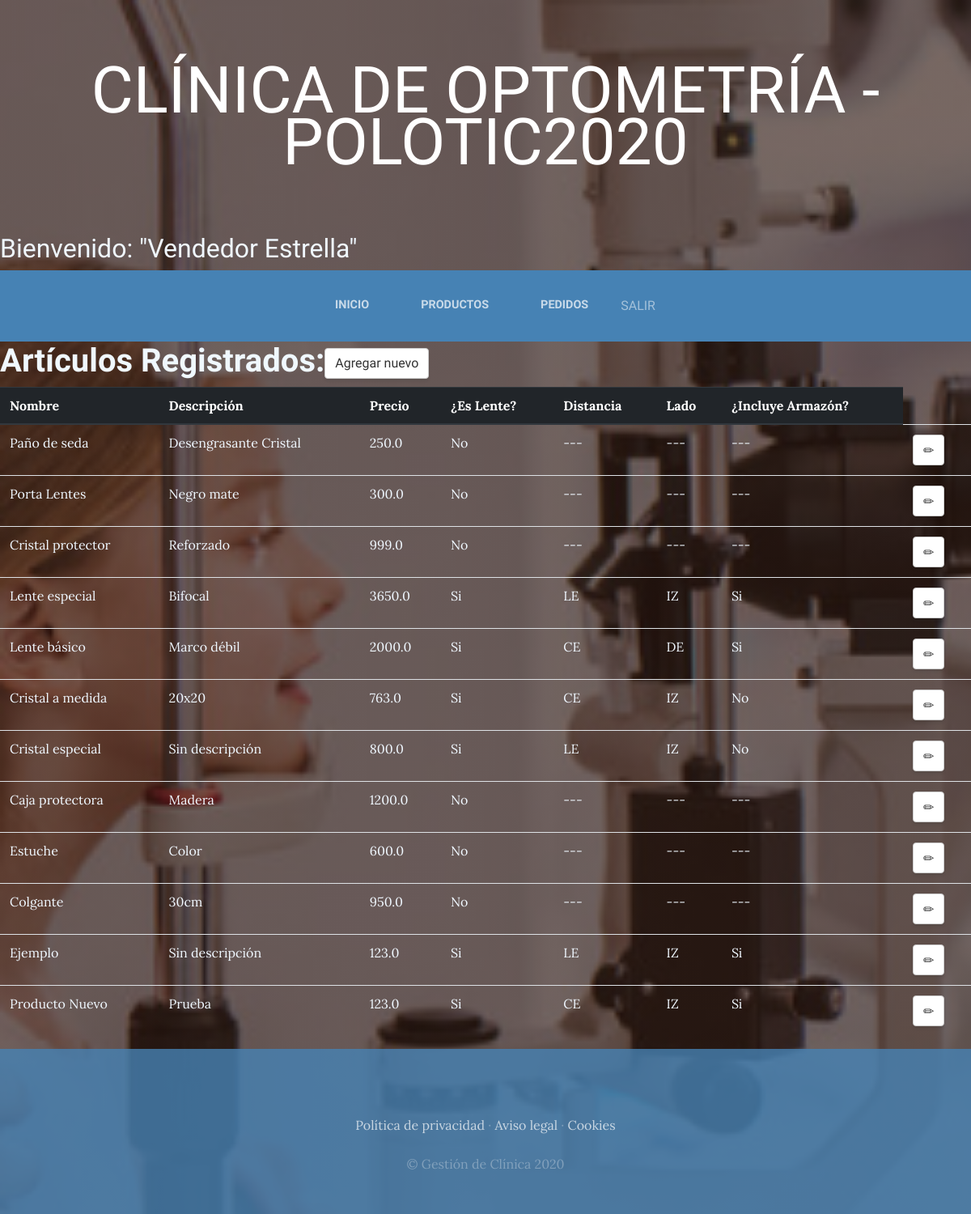
Screenshot of /product/ (signed in) with the database file from the repository.
### Ventas/models.py (models this page shows, shortened)
class Product(models.Model):
    name = models.CharField(max_length=20)
    description = models.CharField(max_length=80, null=True, blank=True)
    price = models.FloatField()
    is_glasses = models.BooleanField(default=False)
    distance = models.CharField(
        max_length=2, null=True, blank=True, choices=DIS)
    side = models.CharField(max_length=2, null=True, blank=True, choices=SIDE)
    frame = models.BooleanField(default=False, null=True, blank=True)
    created = models.DateTimeField(auto_now_add=True)
    edited = models.DateTimeField(auto_now=True)

### Ventas/views.py (the view)
# urls.py: path('product/', login_required(views.Product_list.as_view()), name="product"),
class Product_list(ListView):
    model = Product
    template_name = 'Ventas/products.html'
    context_object_name = 'products'

### Pacientes/templatetags/user_tags.py (called while the page is built)
@register.filter('has_group')
def has_group(user, group_name):
    groups = user.groups.all().values_list('name', flat=True)
    return True if group_name in groups else False

### Ventas/templates/Ventas/products.html
{% extends "Pacientes/header.html" %}
{% block content %}
<h1 style="color:aliceblue"><strong>Artículos Registrados:</strong><a class="btn btn-default" href="{% url 'product_new' %}">Agregar nuevo</span></a></h1>
<table class="table" style="color:aliceblue">
   {% if products%}
   <thead class="thead-dark">
   <tr>
    <th>Nombre</th>
    <th>Descripción</th>
    <th>Precio</th>
    <th>¿Es Lente?</th>
    <th>Distancia</th>
    <th>Lado</th>
    <th>¿Incluye Armazón?</th>
  </tr>
  </thead>
   {% for product in products %}
   <tr>
     <td>{{product.name}}</td>
     {% if product.description %}
        <td>{{product.description}}</td>
      {% else %}
        <td>Sin descripción</td>
      {% endif %}
     <td>{{product.price}}</td>
     {% if product.is_glasses %}
        <td>Si</td>
        <td>{{product.distance}}</td>
        <td>{{product.side}}</td>
        {% if product.frame %}
        <td>Si</td>
        {% else %}
        <td>No</td>
        {% endif %}
      {% else %}
        <td>No</td>
        <td>---</td>
        <td>---</td>
        <td>---</td>
      {% endif %}
     <td><a class="btn btn-default" href="{% url 'product_edit' product.pk %}"><span class="glyphicon glyphicon-pencil"></span></a></td>
   </tr>
   {% endfor %}
   {% else %}
   <h2 style="color:aliceblue">No hay artículos...</h2>
   {% endif %}
 </table>
{% endblock %}

### Pacientes/templates/Pacientes/header.html (shortened to what this page needs)
<html>
  <head>
      {% load static %}
      {% load user_tags %}
      <link href="{% static '/vendor/bootstrap/css/bootstrap.min.css' %}" rel="stylesheet">
      <link href="{% static '/css/patients.css' %}" rel="stylesheet">
  </head>
  <body>
      <h1 class="site-heading text-center text-white d-none d-lg-block">
          <span class="site-heading-lower">Clínica de Optometría - PoloTIC2020</span>
        </h1>
        <h2 style="color:aliceblue">
          <span class="site-heading-lower">Bienvenido: "{{user.first_name.title }} {{user.last_name.title }}"</span>
        </h2>
 <nav class="navbar navbar-expand-lg navbar-dark py-lg-4" id="mainNav">
    <div class="container">
      <div class="collapse navbar-collapse" id="navbarResponsive">
        <ul class="navbar-nav mx-auto">
          <li class="nav-item {% if request.path == 'index' %}active{% endif %} px-lg-4">
            <a class="nav-link text-uppercase text-expanded" href="{% url 'index' %}">Inicio</a>
          </li>
          {% if request.user|has_group:"VEN" or request.user|has_group:"GER"%}
          <li class="nav-item {% if request.path == 'product' %}active{% endif %} px-lg-4">
            <a class="nav-link text-uppercase text-expanded" href="{% url 'product' %}">Productos</a>
          </li>
          <li class="nav-item {% if request.path == 'order' %}active{% endif %} px-lg-4">
            <a class="nav-link text-uppercase text-expanded" href="{% url 'order' %}">Pedidos</a>
          </li>
          {% endif %}
          <li>
            <a class="nav-link text-uppercase text-expanded" href="{% url 'logout' %}">Salir</a>
          </li>
        </ul>
      </div>
    </div>
  </nav>
    {% block content %}
    {% endblock %}
      <footer class="footer text-faded text-center py-5">
        <div class="container">
          <p class="m-0 mbt">
            <a href="{% url 'default' %}" class="link">Política de privacidad</a> ·
            <a href="{% url 'default' %}" class="link">Aviso legal</a> ·
            <a href="{% url 'default' %}" class="link">Cookies</a>
      </p>
          <p class="m-0 mbt1">&copy; Gestión de Clínica 2020</p>
        </div>
    </footer>
  </body>
  </html>

### static/css/patients.css (style rules this page uses)
body { font-family: 'Lora'; background: linear-gradient(rgba(47, 23, 15, 0.65), rgba(47, 23, 15, 0.65)), url("../img/bg_main.jpg"); background-attachment: fixed; background-position: center; background-size: cover; }
h1, h2, h3, h4, h5, h6 { font-family: 'Raleway'; }
p { line-height: 1.75; }
.text-faded { color: rgba(255, 255, 255, 0.3); }
.site-heading { margin-top: 5rem; margin-bottom: 5rem; text-transform: uppercase; line-height: 1; font-family: 'Raleway'; }
.site-heading .site-heading-lower { font-size: 5rem; font-weight: 100; line-height: 4rem; }
#mainNav { background-color: rgba(70, 130, 180); font-family: 'Raleway'; }
#mainNav .navbar-nav .nav-item .nav-link { color: rgba(255, 255, 255, 0.7); font-weight: 800; }
@media (min-width: 992px) { #mainNav .navbar-nav .nav-item .nav-link { font-size: 0.9rem; } }
.footer { background-color: rgba(70, 130, 180, 0.8); }
.btn { box-shadow: 0px 3px 3px 0px rgba(33, 37, 41, 0.1); }
.mbt { padding-top: 2rem; }
.mbt1 { padding-top: 1.25rem; }
a.link { color: rgba(255, 255, 255, 0.7); }

### rows the page displays
Product: name "Paño de seda", description "Desengrasante Cristal", price "250.0", is_glasses "No"
Product: name "Porta Lentes", description "Negro mate", price "300.0", is_glasses "No"
Product: name "Cristal protector", description "Reforzado", price "999.0", is_glasses "No"
Product: name "Lente especial", description "Bifocal", price "3650.0", distance "LE", side "IZ", frame "Si"
Product: name "Lente básico", description "Marco débil", price "2000.0", distance "CE", side "DE", frame "Si"
Product: name "Cristal a medida", description "20x20", price "763.0", distance "CE", side "IZ", frame "No"
Product: name "Cristal especial", shows "Sin descripción", price "800.0", distance "LE", side "IZ", frame "No"
Product: name "Caja protectora", description "Madera", price "1200.0", is_glasses "No"
Product: name "Estuche", description "Color", price "600.0", is_glasses "No"
Product: name "Colgante", description "30cm", price "950.0", is_glasses "No"
Product: name "Ejemplo", shows "Sin descripción", price "123.0", distance "LE", side "IZ", frame "Si"
Product: name "Producto Nuevo", description "Prueba", price "123.0", distance "CE", side "IZ", frame "Si"

### other values shown
{{ user.first_name.title }} "Vendedor"
{{ user.last_name.title }} "Estrella"
